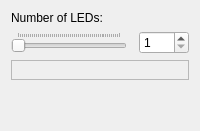
             <widget class="QWidget" name="tabDeviceVirtual">
              <attribute name="title">
               <string>Virtual</string>
              </attribute>
              <layout class="QGridLayout" name="gridLayout_7">
               <property name="horizontalSpacing">
                <number>12</number>
               </property>
               <item row="2" column="0" colspan="2">
                <widget class="QFrame" name="frame_VirtualLeds">
                 <property name="frameShape">
                  <enum>QFrame::StyledPanel</enum>
                 </property>
                 <property name="frameShadow">
                  <enum>QFrame::Raised</enum>
                 </property>
                 <layout class="QVBoxLayout" name="verticalLayout_7">
                  <item>
                   <layout class="QGridLayout" name="gridLayout_VirtualLeds"/>
                  </item>
                 </layout>
                </widget>
               </item>
               <item row="3" column="0">
                <spacer name="verticalSpacer_15">
                 <property name="orientation">
                  <enum>Qt::Vertical</enum>
                 </property>
                 <property name="sizeHint" stdset="0">
                  <size>
                   <width>20</width>
                   <height>40</height>
                  </size>
                 </property>
                </spacer>
               </item>
               <item row="0" column="0">
                <widget class="QLabel" name="label_12">
                 <property name="text">
                  <string>Number of LEDs:</string>
                 </property>
                </widget>
               </item>
               <item row="1" column="0">
                <widget class="QSlider" name="horizontalSlider_VirtualNumberOfLeds">
                 <property name="minimum">
                  <number>1</number>
                 </property>
                 <property name="maximum">
                  <number>255</number>
                 </property>
                 <property name="orientation">
                  <enum>Qt::Horizontal</enum>
                 </property>
                 <property name="tickPosition">
                  <enum>QSlider::TicksAbove</enum>
                 </property>
                 <property name="tickInterval">
                  <number>5</number>
                 </property>
                </widget>
               </item>
               <item row="1" column="1">
                <widget class="QSpinBox" name="spinBox_VirtualNumberOfLeds">
                 <property name="sizePolicy">
                  <sizepolicy hsizetype="Fixed" vsizetype="Fixed">
                   <horstretch>0</horstretch>
                   <verstretch>0</verstretch>
                  </sizepolicy>
                 </property>
                 <property name="minimumSize">
                  <size>
                   <width>50</width>
                   <height>0</height>
                  </size>
                 </property>
                 <property name="minimum">
                  <number>1</number>
                 </property>
                 <property name="maximum">
                  <number>255</number>
                 </property>
                </widget>
               </item>
              </layout>
             </widget>
